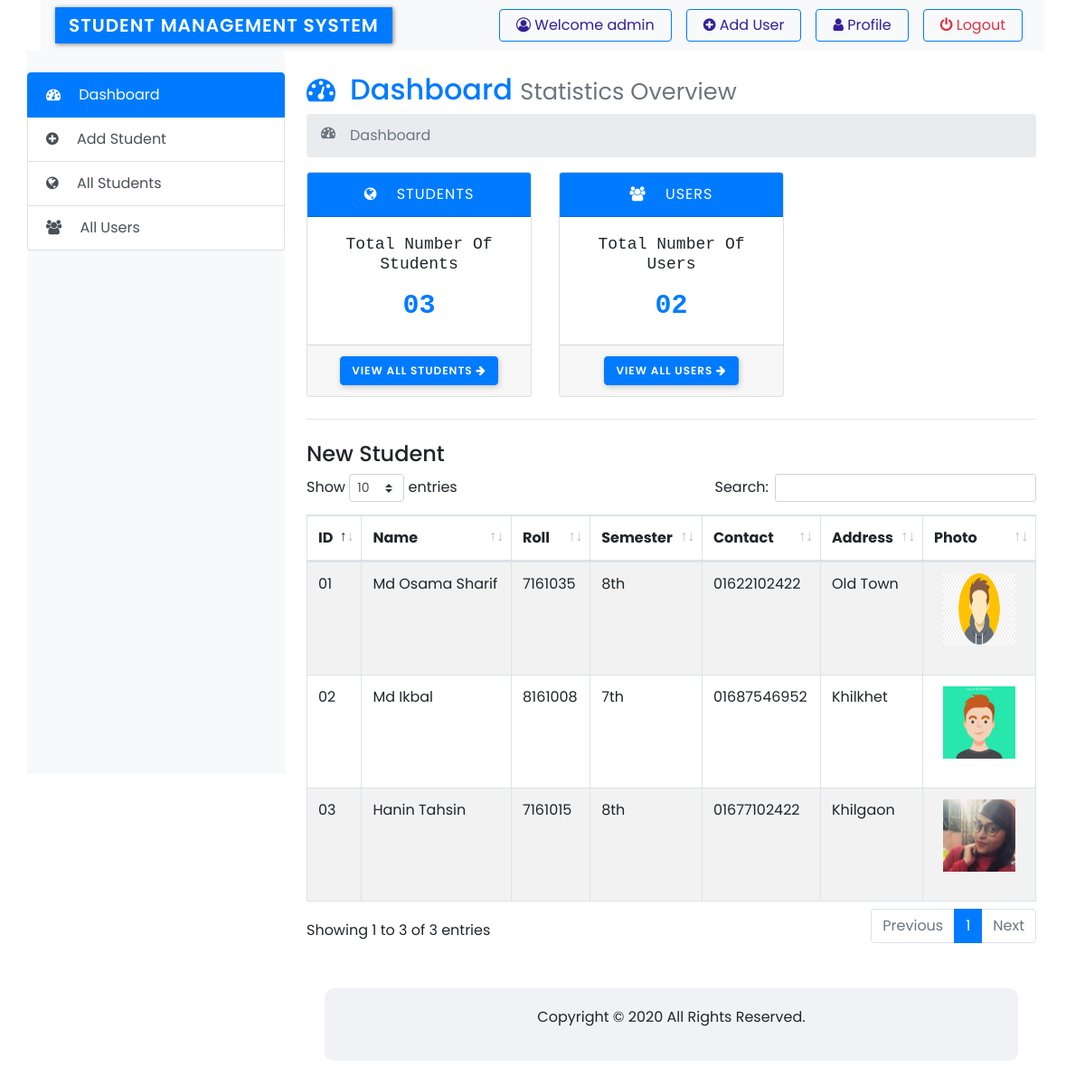
The app's page /admin/index.php (signed in) with its own data.
### tables this page shows
CREATE TABLE `student_info` (
  `id` int(11) NOT NULL,
  `name` varchar(255) NOT NULL,
  `roll` int(7) NOT NULL,
  `semester` varchar(30) NOT NULL,
  `city` varchar(255) NOT NULL,
  `mobile` varchar(15) NOT NULL,
  `photo` varchar(255) NOT NULL,
  `date` datetime NOT NULL DEFAULT current_timestamp()
);

### admin/index.php (the view)
<?php
require("header.php");
require("sidebar.php");
 ?>
				<div class="col-sm-9 p-4">
					<div class="content">
						<h2 class="text-primary"><i class="fa fa-tachometer mr-3" aria-hidden="true"></i>Dashboard <small class="text-secondary">Statistics Overview</small></h2>
						<nav aria-label="breadcrumb">
							<ol class="breadcrumb">
								<li class="breadcrumb-item active" aria-current="page"><i class="fa fa-tachometer mr-3" aria-hidden="true"></i>Dashboard</li>
							</ol>
						</nav>
						<?php
						$sql = "SELECT * FROM `user`";
						$user_result = mysqli_query($con,$sql) OR die("User Query Failed");
						$total_user = mysqli_num_rows($user_result);
						$sql_student = "SELECT * FROM `student_info`";
						$student_result = mysqli_query($con,$sql_student) OR die("User Query Failed");
						$total_student = mysqli_num_rows($student_result);
						 ?>
						<div class="row">
							<div class="col-md-4 card-section">
								<div class="card text-center">
									<div class="card-header bg-primary text-white text-uppercase">
										<i class="fa fa-globe  mr-3" aria-hidden="true"></i> Students
									</div>
									<div class="card-body">
										<h5 class="card-title">Total Number Of Students</h5>
										<p class="card-text">
											<?php
										if($total_student < 10){
											$total_student = '0'.$total_student;
										}
										echo $total_student;
										?>
										</p>
									</div>
									<div class="card-footer text-muted">
										<a href="all_student.php" class="btn btn-primary">View All Students <i class="fa fa-arrow-right" style="font-weight: 400;" aria-hidden="true"></i></a>
									</div>
								</div>
							</div>
							<div class="col-md-4 card-section">
								<div class="card text-center">
									<div class="card-header bg-primary text-white text-uppercase">
										<i class="fa fa-users  mr-3" aria-hidden="true"></i> Users
									</div>
									<div class="card-body">
										<h5 class="card-title">Total Number Of Users</h5>
										<p class="card-text"><?php
										if($total_user < 10){
											$total_user = '0'.$total_user;
										}
										echo $total_user;
										?>
										</p>
									</div>
									<div class="card-footer text-muted">
										<a href="all_user.php" class="btn btn-primary">View All Users <i class="fa fa-arrow-right" style="font-weight: 400;" aria-hidden="true"></i></a>
									</div>
								</div>
							</div>
						</div>
					</div>
					<hr class="my-4">
					<h4>New Student</h4>
					<div class="table-responsive">
						<table id="example" class="table table-hover table-bordered table-striped">
							<thead>
								<tr>
									<th>ID</th>
									<th>Name</th>
									<th>Roll</th>
									<th>Semester</th>
									<th>Contact</th>
									<th>Address</th>
									<th>Photo</th>
								</tr>
							</thead>
							<tbody>
								<?php
								$sql1 = "SELECT * FROM `student_info` ORDER BY `id` DESC";
								$result1 = mysqli_query($con,$sql1) or die("Query Unsuccessful.");
								if(mysqli_num_rows($result1) > 0){
									$i=1;
									?>
								<tr>
									<?php while ($row1 = mysqli_fetch_assoc($result1)) {
									   ?>
									<td><?php
									if($i < 10){
										$i = '0'.$i;
									}
									echo $i;
									  ?></td>
									<td><?php echo $row1['name']; ?></td>
									<td><?php echo ucwords($row1['roll']); ?></td>
									<td><?php echo $row1['semester']; ?></td>
									<td><?php echo $row1['mobile']; ?></td>
									<td><?php echo ucwords($row1['city']); ?></td>
									<td style="height: 100px; width: 100px;" class="text-center"><img style="width: 80%; height: 80%;" src="upload/<?php echo $row1['photo']; ?>" alt=""></td>
								</tr>
							<?php
							$i++; }
						}?>
							</tbody>
						</table>
					</div>
					<footer id="footer" class="mt-5">
						<p>Copyright &copy; <?php echo Date('Y') ?> All Rights Reserved.  </p>
					</footer>
				</div>
<?php require("footer.php"); ?>

### admin/header.php (shortened to what this page needs)
<!DOCTYPE html>
<html>
	<head>
		<link rel="stylesheet" href="https://maxcdn.bootstrapcdn.com/bootstrap/4.5.2/css/bootstrap.min.css">
		<link rel="stylesheet" href="https://cdnjs.cloudflare.com/ajax/libs/font-awesome/4.7.0/css/font-awesome.min.css">
		<link rel="stylesheet" href="../css/dataTables.bootstrap4.min.css">
		<link rel="stylesheet" href="../css/style.css">
	</head>
	<body>
		<section id="header" class="container">
			<nav class="navbar navbar-expand-lg navbar-light bg-light">
				<a class="navbar-brand" style="    text-transform: uppercase;
					font-weight: 600;
					letter-spacing: 1px;
					color: #fff;
					background-color: #007bff;
					padding: 5px 15px;
					box-shadow: 1px 1px 5px rgba(0,0,0,0.5);
				}" href="index.php">Student Management System</a>
				<div class="collapse navbar-collapse" id="navbarSupportedContent">
					<ul class="navbar-nav ml-auto">
						<li class="nav-item active mr-2 ml-2">
							<a class="nav-link btn btn-outline-primary" href="profile.php">
								<i class="fa fa-user-circle-o" aria-hidden="true"></i>
								Welcome <?php echo  $_SESSION['USER_NAME'];?>
							</a>
						</li>
						<li class="nav-item active mr-2 ml-2">
							<a class="nav-link btn btn-outline-primary" href="add_user.php">
								<i class="fa fa-plus-circle" aria-hidden="true"></i>
								Add User
							</a>
						</li>
						<li class="nav-item active mr-2 ml-2">
							<a class="nav-link btn btn-outline-primary" href="profile.php">
								<i class="fa fa-user" aria-hidden="true"></i>
								Profile
							</a>
						</li>
						<li class="nav-item active mr-2 ml-2">
							<a class="nav-link btn btn-outline-primary text-danger" href="logout.php">
								<i class="fa fa-power-off" aria-hidden="true"></i>
								Logout
							</a>
						</li>
					</ul>
				</div>
			</nav>
		</section>
		<div id="main-content" class="container">
			<div class="row">

### admin/sidebar.php
<div class="col-sm-3 sidebar">
	<div class="list-group  mt-4">
		<a href="index.php" class="list-group-item list-group-item-action active">
			<i class="fa fa-tachometer mr-3" aria-hidden="true"></i> Dashboard
		</a>
		<a href="add_student.php" class="list-group-item list-group-item-action"><i class="fa fa-plus-circle  mr-3" aria-hidden="true"></i> Add Student</a>
		<a href="all_student.php" class="list-group-item list-group-item-action"><i class="fa fa-globe  mr-3" aria-hidden="true"></i> All Students</a>
		<a href="all_user.php" class="list-group-item list-group-item-action"><i class="fa fa-users  mr-3" aria-hidden="true"></i> All Users</a>
	</div>
</div>

### admin/footer.php (shortened to what this page needs)
</div>
		</div>
	</body>
</html>

### css/style.css (style rules this page uses)
* { outline: 0; margin: 0; padding: 0; box-sizing: border-box; font-family: 'Poppins', sans-serif; }
#footer { padding: 20px; margin: 20px; display: flex; justify-content: center; align-items: center; background-color: #f1f2f6; border-radius: 10px; }
.navbar-light .navbar-nav .active>.nav-link, .navbar-light .navbar-nav .nav-link.active, .navbar-light .navbar-nav .nav-link.show, .navbar-light .navbar-nav .show>.nav-link { padding: 5px 18px; }
.navbar-light .navbar-nav .active>.nav-link, .navbar-light .navbar-nav .nav-link.active, .navbar-light .navbar-nav .nav-link.show, .navbar-light .navbar-nav .show>.nav-link:hover { color: #341f97; }
.sidebar { background-color: #f8f9fa; padding: 0; height: 100vh; }
.card-section .card-body .card-title { font-size: 18px; font-family: monospace; }
.card-section .card-body .card-text { font-size: 30px; font-weight: bold; color: #007bff; font-family: monospace; }
.card-section .card-header { letter-spacing: 1px; }
.card-section .card-footer { letter-spacing: 1px; text-transform: uppercase; }
.card-section .card-footer .btn { font-size: 12px; font-weight: 600; box-shadow: 1px 2px 6px rgba(0,0,0,0.2); }

### records on screen
student_info: name "Md Osama Sharif", roll "7161035", semester "8th", mobile "01622102422", city "Old Town", photo (picture)
student_info: name "Md Ikbal", roll "8161008", semester "7th", mobile "01687546952", city "Khilkhet", photo (picture)
student_info: name "Hanin Tahsin", roll "7161015", semester "8th", mobile "01677102422", city "Khilgaon", photo (picture)

### other values on screen
$_SESSION['USER_NAME'] "admin"
$total_student "03"
$total_user "02"
Date('Y') "2020"
